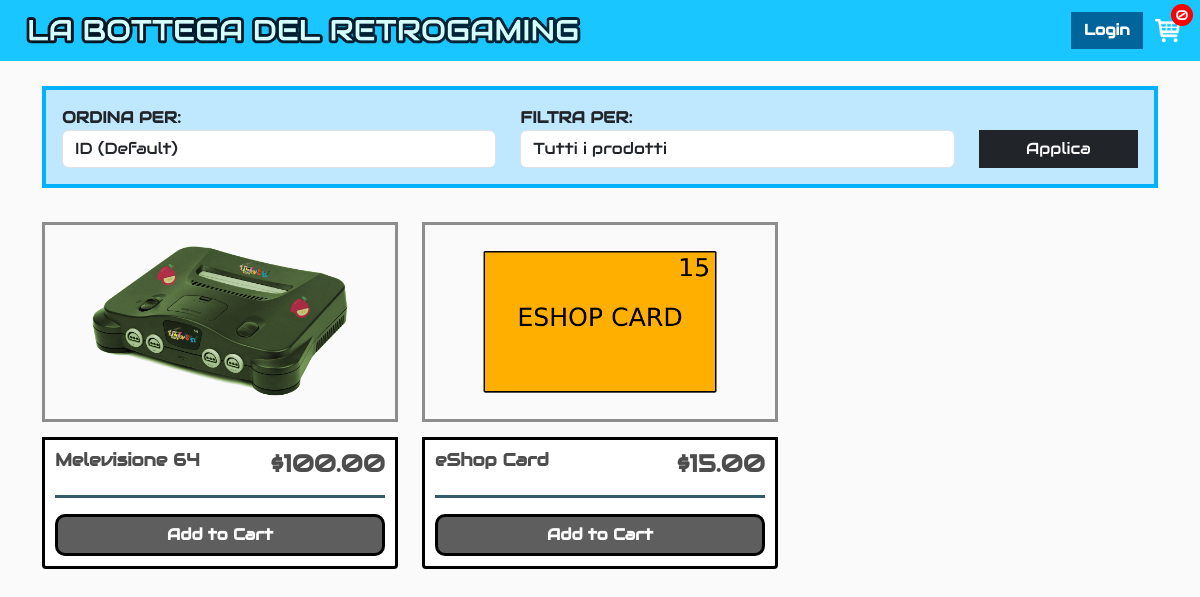
The app's page /, older data.
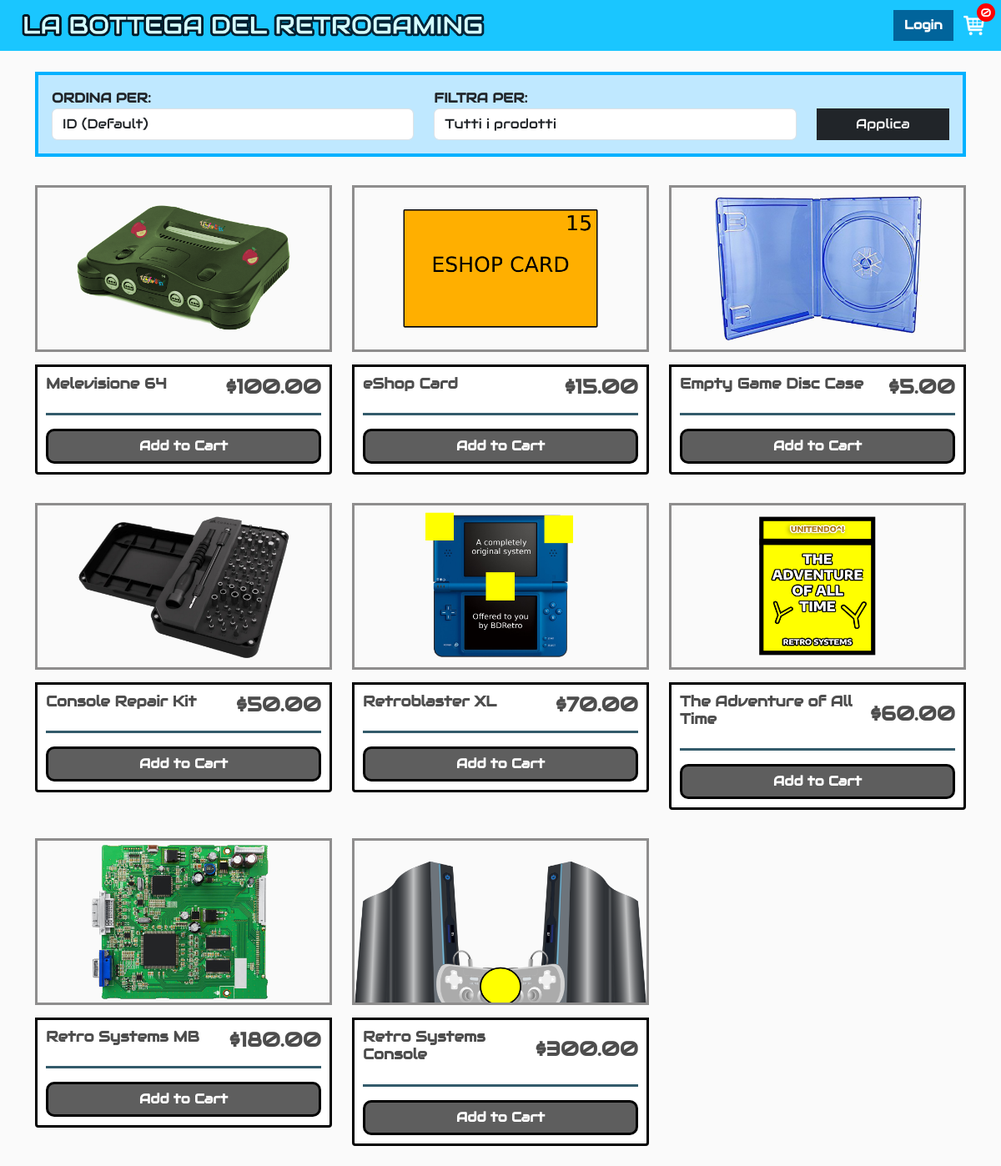
The same page, newer data.
### bottega_retrogaming/models.py (models this page shows, shortened)
class Product(models.Model):
    name = models.CharField(max_length=200)
    price = models.DecimalField(max_digits=10, decimal_places=2)
    digital = models.BooleanField(default=False, null=True, blank=True)
    image = models.ImageField(null=True, blank=True)
    @property
    def imageUrl(self):
        try:
            url = self.image.url
        except:
            url = ''
        return url

### bottega_retrogaming/views.py (the view)
# urls.py: path('', StoreView.as_view(), name="store"),
class StoreView(ListView):
    model = Product
    template_name = 'bottega_retrogaming/store.html'
    context_object_name = 'products'
    def get_queryset(self):
        queryset = super().get_queryset().order_by()
        sort_option = self.request.GET.get('sort', 'default')
        digital_filter = self.request.GET.get('digital', '')
        if digital_filter == 'yes':
            queryset = queryset.filter(digital=True)
        elif digital_filter == 'no':
            queryset = queryset.filter(digital=False)
        if sort_option == 'price_asc':
            queryset = queryset.order_by('price')
        elif sort_option == 'price_desc':
            queryset = queryset.order_by('-price')
        elif sort_option == 'name_asc':
            queryset = queryset.order_by(Lower('name'))
        elif sort_option == 'name_desc':
            queryset = queryset.order_by(Lower('name').desc())
        else: # Ordinamento di default per ID
            queryset = queryset.order_by('id')
        return queryset
    def get_context_data(self, **kwargs):
        context = super().get_context_data(**kwargs)
        data = cartData(self.request)
        context['cartItems'] = data['cartItems']
        return context

### bottega_retrogaming/utils.py (called while the page is built, shortened)
def cookieCart(request):
    try:
        cart_cookie = json.loads(request.COOKIES['cart'])
    except KeyError:
        cart_cookie = {}
    print('Cart:', cart_cookie)
    items = []
    order = {'get_cart_total': 0, 'get_cart_items': 0, 'shipping': False}
    cartItems = order['get_cart_items']
    return {'cartItems': cartItems, 'order': order, 'items': items}

def cartData(request):
    if request.user.is_authenticated:
        customer = request.user
        order, created = Order.objects.get_or_create(customer=customer, complete=False)
        items = order.orderitem_set.all()
        cartItems = order.get_cart_items
    else:
        cookieData = cookieCart(request)
        cartItems = cookieData['cartItems']
        order = cookieData['order']
        items = cookieData['items']
    return {'cartItems': cartItems, 'order': order, 'items': items}

### bottega_retrogaming/templates/bottega_retrogaming/store.html (shortened to what this page needs)
{% extends 'bottega_retrogaming/main.html' %}
{% load static %}
{% block content %}
    <div class="p-3 filter-container mb-4">
        <form method="GET" action="{% url 'store' %}">
            <div class="row align-items-end">
                <div class="col-lg-5 col-md-12 mb-3 mb-lg-0">
                    <label for="sort-select" style="font-weight: bold;">ORDINA PER:</label>
                    <select name="sort" class="form-control" id="sort-select">
                        <option value="default" {% if not request.GET.sort or request.GET.sort == 'default' %}selected{% endif %}>ID (Default)</option>
                    </select>
                </div>
                <div class="col-lg-5 col-md-12 mb-3 mb-lg-0">
                    <label for="filter-select" style="font-weight: bold;">FILTRA PER:</label>
                    <select name="digital" class="form-control" id="filter-select">
                        <option value="" {% if not request.GET.digital %}selected{% endif %}>Tutti i prodotti</option>
                    </select>
                </div>
                <div class="col-lg-2 col-md-12">
                    <button type="submit" class="btn btn-dark w-100">Applica</button>
                </div>
            </div>
        </form>
    </div>
    <div class="row">
        {% for product in products %}
            <div class="col-lg-4 mb-4">
                <img class="thumbnail" src="{{ product.imageUrl }}" alt="image_cell">
                <div class="box-element product">
                    <div class="product-header">
                        <h6><strong>{{ product.name }}</strong></h6>
                        <h4 class="mb-0"><strong>${{ product.price|floatformat:2 }}</strong></h4>
                    </div>
                    <hr>
                    <button
                            data-product="{{ product.id }}"
                            data-action="add"
                            class="btn btn-outline-secondary add-btn update-cart w-100">Add to Cart
                    </button>
                </div>
            </div>
        {% endfor %}
    </div>
{% endblock content %}

### bottega_retrogaming/templates/bottega_retrogaming/main.html (shortened to what this page needs)
<!DOCTYPE html>
{% load static %}
<html lang="en">
<head>
    <link href="https://cdn.jsdelivr.net/npm/bootstrap@5.3.7/dist/css/bootstrap.min.css"
          rel="stylesheet"
>
    <link rel="stylesheet" type="text/css" href="{% static 'css/main.css' %}">
</head>
<body>
<nav class="navbar navbar-expand-lg navbar-dark bg-dark">
    <div class="container-fluid"><a class="navbar-brand" href="{% url 'store' %}">
        <img src="{% static 'images/bdretro_logo.png' %}" alt="Logo" class="logo-navbar">
    </a>
        <div class="collapse navbar-collapse" id="navbarSupportedContent">
            {% url 'login' as login_url %}
            <div class="form-inline my-2 my-lg-0 {% if request.path == login_url %}d-none{% endif %}">
                {% if user.is_authenticated %}
                    <span class="navbar-text mr-3">Ciao, {{ user.username }}</span>
                    <form method="post" action="{% url 'logout' %}" style="display: inline;">
                        {% csrf_token %}
                        <button type="submit" class="btn btn-logout">Logout</button>
                    </form>
                {% else %}
                    <a href="{% url 'login' %}" class="btn btn-login">Login</a>
                {% endif %}
                <a href="{% url 'cart' %}">
                    <img id="cart-icon" src="{% static 'images/cart.png' %}" alt="cart-icon">
                </a>
                <p id="cart-total">{{ cartItems }}</p>
            </div>
        </div>
    </div>
</nav>
<div class="container">
    {% block content %}
    {% endblock content %}
</div>
</body>
</html>

### static/css/main.css (style rules this page uses)
body { background-color: hsl(0, 0%, 98%); font-family: 'Audiowide', sans-serif; }
h1, h2, h3, h4, h5, h6 { color: hsl(0, 0%, 30%); }
.filter-container { margin-top: 25px; background-color: #bfe8ff; border: 4px solid #00b1ff; }
.box-element { border: solid black; background-color: #fff; border-radius: 4px; padding: 10px; }
.thumbnail { width: 100%; height: 200px; border: solid #8e8d8d; margin-bottom: 15px; }
.product { border-radius: 0 0 4px 4px; }
.product-header { display: flex; justify-content: space-between; align-items: center; }
.product-header h6 { font-size: 1.1rem; }
.product hr { opacity: 80%; border: 0; border-top: 3px solid #003347; }
.product .update-cart { background-color: #5e5e5e; color: #ffffff; font-weight: bold; border-color: black; border-radius: 10px; border-width: 3px; }
.bg-dark { background-color: #1ac6ff !important; }
.logo-navbar { height: 35px; width: auto; vertical-align: middle; margin-right: 8px; }
#cart-icon { width: 25px; display: inline-block; margin-left: 15px; position: relative; left: -8px; }
#cart-total { position: absolute; right: 7px; top: 4px; display: flex; justify-content: center; align-items: center; color: #fff; background-color: red; width: 22px; height: 22px; border-radius: 50%; font-size: 14px; }
.btn-login, .btn-logout { border-radius: 25px; background-color: #01649b; border-color: #01649b; color: #ffffff; font-size: 15px; font-weight: bold; }
.col-lg-4, .col-lg-6, .col-lg-8, .col-lg-12 { margin-top: 10px; }
.btn { border-radius: 0; }

Row changes from the older to the newer data that the page shows:
added Product: imageUrl (picture), name "Empty Game Disc Case", price "5.00"
added Product: imageUrl (picture), name "Console Repair Kit", price "50.00"
added Product: imageUrl (picture), name "Retroblaster XL", price "70.00"
added Product: imageUrl (picture), name "The Adventure of All Time", price "60.00"
added Product: imageUrl (picture), name "Retro Systems MB", price "180.00"
added Product: imageUrl (picture), name "Retro Systems Console", price "300.00"
